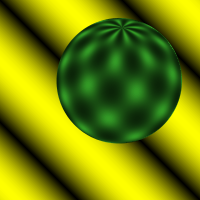
%> input picture assignment 3/sphere1.ppm, 200 x 200 px; the run also reads 2 pictures not shown here
$ octave lukas_kanade_test.m   (GNU Octave 9; MATLAB toolbox functions it lacks are replaced by stand-ins)
%> lines starting %> are read from the running program, lines starting %| are printed output that depends on the picture
### assignment 3/lucas_kanade.m
function [Vx, Vy] = lucas_kanade(image1, image2, window_size)
%Given a sequence of two grayscale images, computes the lucas-kanade
%algorithm on them to find the velocities in every region (of a given size)
%in the images
%image1 - first frame of the sequence
%image2 - second frame of the sequence
%window_size - window size. The algorithm will produce as many arrows as
%square windows fit in the images
%Vx - x coordinates of the velocities. The velocity of the i'th window is
%given by (Vx(i), Vy(i))
%Vy - y coordinates of the velocities. The velocity of the i'th window is
%given by (Vx(i), Vy(i))
    [Ix, Iy] = imgradientxy(image1); % take derivatives of intensity over space
    sizex = size(image1, 1);
    sizey = size(image1, 2);
    It = double(image2) - double(image1); % take derivative of intensity over time
    Vx = zeros(floor(sizex/window_size), floor(sizey/window_size)); % split image in window_size square regions and get optical flow vector for each one
    Vy = zeros(floor(sizex/window_size), floor(sizey/window_size));
    for wx = 1:window_size:sizex - window_size % browse each region
        for wy = 1:window_size:sizey - window_size
            region_Ix = Ix(wx:(wx+window_size), wy:(wy+window_size)); % get the window region
            region_Iy = Iy(wx:(wx+window_size), wy:(wy+window_size));
            region_It = It(wx:(wx+window_size), wy:(wy+window_size));
            A = [region_Ix(:) region_Iy(:)]; % 2x2 matrix with coefficients for x and y gradients
            b = -region_It(:); % vector b with results
            %solution = linsolve(A, b);
            solution = pinv(A)*b; % solve linear over determined system (as many equations as pixels in the region, but only 2 unknowns)
            Vx(1+(wx-1)/window_size, 1+(wy-1)/window_size) = solution(1); % velocity x coord is solution to first unknown
            Vy(1+(wx-1)/window_size, 1+(wy-1)/window_size) = solution(2);
        end
    end
end

### assignment 3/lukas_kanade_test.m
sphere1 = imread('sphere1.ppm');
%> sphere1 is the input picture: size 200x200x3 uint8; mean R, G, B 117.1, 134, 5.8
sphere2 = imread('sphere2.ppm');
%sphere1 = imread('pingpong/0001.jpeg');
%sphere2 = imread('pingpong/0002.jpeg');
synth1 = imread('synth1.pgm');
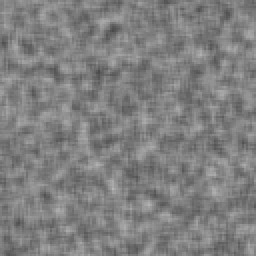
%> input picture assignment 3/synth1.pgm, 128 x 128 px (shown 2 times larger)
%> synth1 is the input picture: size 128x128 uint8; min 74, max 183, mean 127.6
synth2 = imread('synth2.pgm');
window_size = 15;
half_window = floor(window_size/2);
sphere_sizex = size(sphere1, 1);
%> sphere_sizex = 200

sphere_sizey = size(sphere1, 2);
%> sphere_sizey = 200
synth_sizex = size(synth1, 1);
%> synth_sizex = 128
synth_sizey = size(synth1, 2);
%> synth_sizey = 128
[sphere_Vx, sphere_Vy] = lucas_kanade(rgb2gray(sphere1), rgb2gray(sphere2), window_size);
[sphere_x, sphere_y] = meshgrid(0:window_size:(sphere_sizey-window_size), 0:window_size:(sphere_sizex-window_size));

[synth_Vx, synth_Vy] = lucas_kanade(synth1, synth2, window_size);
%> call 2 of lucas_kanade, with window_size = 15
%> in lucas_kanade (call 2), `It = double(image2) - double(image1);`:
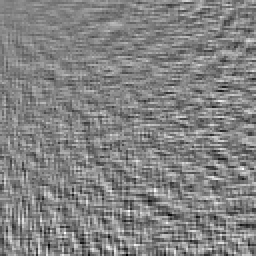
%> It: size 128x128 double (shown 2 times larger); min -37, max 35, mean 0; drawn with min black and max white
%> after the loop in lucas_kanade (call 2), `for wx = 1:window_size:sizex - window_size`: Vx = [-0.00343 -0.00477 -0.00259 0.0234 0.00894 0.0209 0.0296 0.033; -0.00303 -0.0262 -0.00684 -0.00106 -0.00446 0.00718 0.0143 0.022; -0.00343 -0.0357 -0.0301 -0.0225 -0.0115 -0.0064 0.00588 0.0193; -0.00785 -0.0543 -0.0418 -0.0332 -0.0316 -0.0222 -0.0181 -0.0083; -0.00561 -0.0772 -0.0559 -0.0477 -0.0418 -0.0306 -0.0292 -0.0172; -0.00936 -0.0787 -0.0732 -0.0673 -0.0552 -0.0497 -0.0336 -0.0344; -7.19e-05 -0.0862 -0.0876 -0.0809 -0.0679 -0.0654 -0.0509 -0.0506; -0.00423 -0.106 -0.0976 -0.0841 -0.0776 -0.0726 -0.066 -0.0573]; Vy = [0.00369 0.00595 -0.000368 0.0126 0.00471 0.00268 -0.00116 0.015; 0.0481 0.0502 0.0579 0.0778 0.0843 0.0937 0.107 0.12; 0.045 0.0557 0.0657 0.0809 0.096 0.0956 0.115 0.131; 0.0551 0.0599 0.0802 0.0872 0.101 0.113 0.125 0.142; 0.0504 0.0713 0.0762 0.0875 0.103 0.111 0.126 0.128; 0.0606 0.0735 0.0828 0.0959 0.107 0.119 0.131 0.129; 0.0642 0.0803 0.0844 0.0941 0.114 0.114 0.126 0.123; 0.0913 0.0863 0.0841 0.106 0.117 0.121 0.127 0.12]
%> synth_Vx has the same summary as Vx in lucas_kanade; synth_Vy has the same summary as Vy in lucas_kanade
[synth_x, synth_y] = meshgrid(0:window_size:(synth_sizey-window_size), 0:window_size:(synth_sizex-window_size));
figure()

subplot(231);
imshow(sphere1);
title('Sphere 1');
subplot(232);
imshow(sphere2);

subplot(233)
imshow(sphere2);
hold on
title('Sphere 2');
sphere_Vx_display = zeros(sphere_sizex,sphere_sizey );
sphere_Vy_display = zeros(sphere_sizex,sphere_sizey );
sphere_Vx_display(half_window:window_size:end-half_window, half_window:window_size:end-half_window,:) = sphere_Vx(:,:,:);
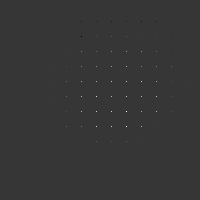
%> sphere_Vx_display: size 200x200 double; min -0.198, max 0.73, mean 0.000398; drawn with min black and max white
sphere_Vy_display(half_window:window_size:end-half_window, half_window:window_size:end-half_window,:) = sphere_Vy(:,:,:);
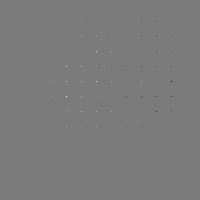
%> sphere_Vy_display: size 200x200 double; min -0.387, max 0.411, mean 3.47e-05; drawn with min black and max white
quiver(sphere_Vx_display, sphere_Vy_display, 10);
hold off
set(gca, 'YDir', 'reverse')
title('Optical flow');

subplot(234);
imshow(synth1);
title('Synth 1');

subplot(235);
imshow(synth2);
title('Synth 2');

subplot(236);
imshow(synth2);
hold on
synth_Vx_display = zeros(synth_sizex,synth_sizey );
synth_Vy_display = zeros(synth_sizex,synth_sizey );
synth_Vx_display(half_window:window_size:end-half_window, half_window:window_size:end-half_window,:) = synth_Vx(:,:,:);
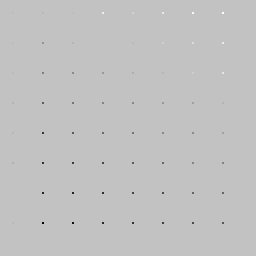
%> synth_Vx_display: size 128x128 double (shown 2 times larger); min -0.106, max 0.033, mean -0.000119; drawn with min black and max white
synth_Vy_display(half_window:window_size:end-half_window, half_window:window_size:end-half_window,:) = synth_Vy(:,:,:);
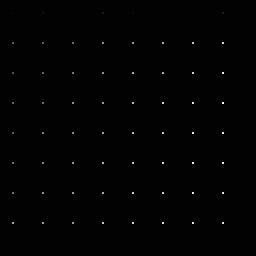
%> synth_Vy_display: size 128x128 double (shown 2 times larger); min -0.00116, max 0.142, mean 0.000326; drawn with min black and max white
quiver( synth_Vx_display, synth_Vy_display, 10);
set(gca, 'YDir', 'reverse')
hold off
title('Optical flow');
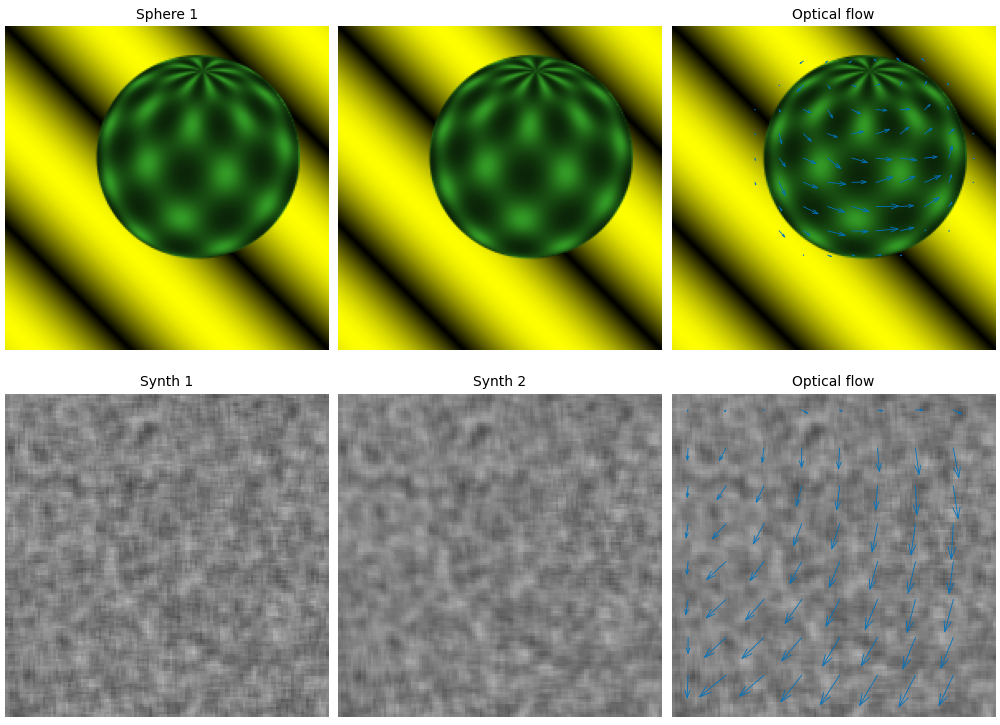
%> figure redrawn from the program's plot data, 6 panels
